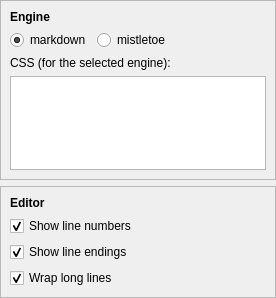
<?xml version="1.0" encoding="UTF-8"?>
<ui version="4.0">
 <class>DescriptionsPage</class>
 <widget class="QWidget" name="DescriptionsPage">
  <property name="geometry">
   <rect>
    <x>0</x>
    <y>0</y>
    <width>276</width>
    <height>298</height>
   </rect>
  </property>
  <layout class="QVBoxLayout" name="main_layout">
   <property name="leftMargin">
    <number>0</number>
   </property>
   <property name="topMargin">
    <number>0</number>
   </property>
   <property name="rightMargin">
    <number>0</number>
   </property>
   <property name="bottomMargin">
    <number>0</number>
   </property>
   <item>
    <widget class="QFrame" name="engine_frame">
     <property name="sizePolicy">
      <sizepolicy hsizetype="Preferred" vsizetype="Expanding">
       <horstretch>0</horstretch>
       <verstretch>0</verstretch>
      </sizepolicy>
     </property>
     <property name="frameShape">
      <enum>QFrame::Shape::StyledPanel</enum>
     </property>
     <property name="frameShadow">
      <enum>QFrame::Shadow::Raised</enum>
     </property>
     <layout class="QVBoxLayout" name="engine_frame_layout">
      <item>
       <widget class="QLabel" name="engine_frame_label">
        <property name="font">
         <font>
          <bold>true</bold>
         </font>
        </property>
        <property name="text">
         <string>Engine</string>
        </property>
       </widget>
      </item>
      <item>
       <layout class="QHBoxLayout" name="engine_layout">
        <item>
         <widget class="QRadioButton" name="markdown_engine_radio_button">
          <property name="text">
           <string>markdown</string>
          </property>
          <property name="checked">
           <bool>true</bool>
          </property>
         </widget>
        </item>
        <item>
         <widget class="QRadioButton" name="mistletoe_engine_radio_button">
          <property name="text">
           <string>mistletoe</string>
          </property>
         </widget>
        </item>
        <item>
         <spacer name="engine_spacer">
          <property name="orientation">
           <enum>Qt::Orientation::Horizontal</enum>
          </property>
          <property name="sizeHint" stdset="0">
           <size>
            <width>0</width>
            <height>0</height>
           </size>
          </property>
         </spacer>
        </item>
       </layout>
      </item>
      <item>
       <widget class="QLabel" name="css_label">
        <property name="text">
         <string>CSS (for the selected engine):</string>
        </property>
       </widget>
      </item>
      <item>
       <widget class="QPlainTextEdit" name="css_edit"/>
      </item>
     </layout>
    </widget>
   </item>
   <item>
    <widget class="QFrame" name="editor_frame">
     <property name="frameShape">
      <enum>QFrame::Shape::StyledPanel</enum>
     </property>
     <property name="frameShadow">
      <enum>QFrame::Shadow::Raised</enum>
     </property>
     <layout class="QVBoxLayout" name="editor_frame_layout">
      <item>
       <widget class="QLabel" name="editor_frame_label">
        <property name="font">
         <font>
          <bold>true</bold>
         </font>
        </property>
        <property name="text">
         <string>Editor</string>
        </property>
       </widget>
      </item>
      <item>
       <widget class="QCheckBox" name="line_numbers_check_box">
        <property name="text">
         <string>Show line numbers</string>
        </property>
        <property name="checked">
         <bool>true</bool>
        </property>
       </widget>
      </item>
      <item>
       <widget class="QCheckBox" name="line_endings_check_box">
        <property name="text">
         <string>Show line endings</string>
        </property>
        <property name="checked">
         <bool>true</bool>
        </property>
       </widget>
      </item>
      <item>
       <widget class="QCheckBox" name="wrap_long_lines_check_box">
        <property name="text">
         <string>Wrap long lines</string>
        </property>
        <property name="checked">
         <bool>true</bool>
        </property>
       </widget>
      </item>
     </layout>
    </widget>
   </item>
   <item>
    <spacer name="bottom_spacer">
     <property name="orientation">
      <enum>Qt::Orientation::Vertical</enum>
     </property>
     <property name="sizeHint" stdset="0">
      <size>
       <width>0</width>
       <height>0</height>
      </size>
     </property>
    </spacer>
   </item>
  </layout>
 </widget>
 <resources/>
 <connections/>
</ui>
